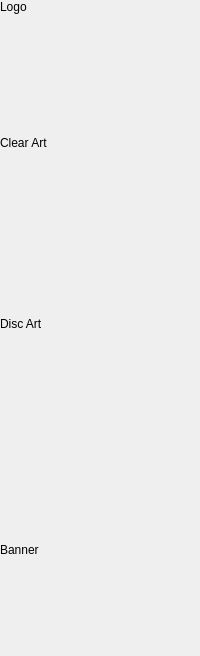
            <widget class="QWidget" name="page_2">
             <layout class="QVBoxLayout" name="verticalLayout_11">
              <property name="leftMargin">
               <number>0</number>
              </property>
              <property name="topMargin">
               <number>0</number>
              </property>
              <property name="rightMargin">
               <number>0</number>
              </property>
              <property name="bottomMargin">
               <number>0</number>
              </property>
              <item>
               <widget class="QLabel" name="labelLogo">
                <property name="text">
                 <string>Logo</string>
                </property>
               </widget>
              </item>
              <item>
               <widget class="ClosableImage" name="logo">
                <property name="minimumSize">
                 <size>
                  <width>180</width>
                  <height>110</height>
                 </size>
                </property>
                <property name="maximumSize">
                 <size>
                  <width>180</width>
                  <height>110</height>
                 </size>
                </property>
                <property name="cursor">
                 <cursorShape>PointingHandCursor</cursorShape>
                </property>
                <property name="toolTip">
                 <string>Click to Change</string>
                </property>
                <property name="text">
                 <string/>
                </property>
                <property name="pixmap">
                 <pixmap resource="../../../data/MediaElch.qrc">:/img/placeholders/logo.png</pixmap>
                </property>
                <property name="alignment">
                 <set>Qt::AlignmentFlag::AlignCenter</set>
                </property>
                <property name="clickable" stdset="0">
                 <bool>true</bool>
                </property>
                <property name="myFixedHeight" stdset="0">
                 <number>110</number>
                </property>
                <property name="title" stdset="0">
                 <string>Logo</string>
                </property>
               </widget>
              </item>
              <item>
               <widget class="QLabel" name="labelClearArt">
                <property name="text">
                 <string>Clear Art</string>
                </property>
               </widget>
              </item>
              <item>
               <widget class="ClosableImage" name="clearArt">
                <property name="minimumSize">
                 <size>
                  <width>180</width>
                  <height>155</height>
                 </size>
                </property>
                <property name="maximumSize">
                 <size>
                  <width>180</width>
                  <height>155</height>
                 </size>
                </property>
                <property name="cursor">
                 <cursorShape>PointingHandCursor</cursorShape>
                </property>
                <property name="toolTip">
                 <string>Click to Change</string>
                </property>
                <property name="text">
                 <string/>
                </property>
                <property name="pixmap">
                 <pixmap resource="../../../data/MediaElch.qrc">:/img/placeholders/clear_art.png</pixmap>
                </property>
                <property name="alignment">
                 <set>Qt::AlignmentFlag::AlignCenter</set>
                </property>
                <property name="clickable" stdset="0">
                 <bool>true</bool>
                </property>
                <property name="myFixedHeight" stdset="0">
                 <number>155</number>
                </property>
                <property name="title" stdset="0">
                 <string>Clear Art</string>
                </property>
               </widget>
              </item>
              <item>
               <widget class="QLabel" name="labelDiscArt">
                <property name="text">
                 <string>Disc Art</string>
                </property>
               </widget>
              </item>
              <item>
               <widget class="ClosableImage" name="cdArt">
                <property name="minimumSize">
                 <size>
                  <width>180</width>
                  <height>200</height>
                 </size>
                </property>
                <property name="maximumSize">
                 <size>
                  <width>180</width>
                  <height>200</height>
                 </size>
                </property>
                <property name="cursor">
                 <cursorShape>PointingHandCursor</cursorShape>
                </property>
                <property name="toolTip">
                 <string>Click to Change</string>
                </property>
                <property name="text">
                 <string/>
                </property>
                <property name="pixmap">
                 <pixmap resource="../../../data/MediaElch.qrc">:/img/placeholders/cd_art.png</pixmap>
                </property>
                <property name="alignment">
                 <set>Qt::AlignmentFlag::AlignCenter</set>
                </property>
                <property name="clickable" stdset="0">
                 <bool>true</bool>
                </property>
                <property name="myFixedHeight" stdset="0">
                 <number>200</number>
                </property>
                <property name="title" stdset="0">
                 <string>CD Art</string>
                </property>
               </widget>
              </item>
              <item>
               <widget class="QLabel" name="labelBanner">
                <property name="text">
                 <string>Banner</string>
                </property>
               </widget>
              </item>
              <item>
               <widget class="ClosableImage" name="banner">
                <property name="minimumSize">
                 <size>
                  <width>180</width>
                  <height>53</height>
                 </size>
                </property>
                <property name="maximumSize">
                 <size>
                  <width>180</width>
                  <height>53</height>
                 </size>
                </property>
                <property name="cursor">
                 <cursorShape>PointingHandCursor</cursorShape>
                </property>
                <property name="toolTip">
                 <string>Click to Change</string>
                </property>
                <property name="text">
                 <string/>
                </property>
                <property name="pixmap">
                 <pixmap resource="../../../data/MediaElch.qrc">:/img/placeholders/banner.png</pixmap>
                </property>
                <property name="alignment">
                 <set>Qt::AlignmentFlag::AlignCenter</set>
                </property>
                <property name="myFixedHeight" stdset="0">
                 <number>53</number>
                </property>
                <property name="clickable" stdset="0">
                 <bool>true</bool>
                </property>
                <property name="title" stdset="0">
                 <string>Banner</string>
                </property>
               </widget>
              </item>
              <item>
               <spacer name="verticalSpacer_7">
                <property name="orientation">
                 <enum>Qt::Vertical</enum>
                </property>
                <property name="sizeHint" stdset="0">
                 <size>
                  <width>20</width>
                  <height>40</height>
                 </size>
                </property>
               </spacer>
              </item>
             </layout>
            </widget>
